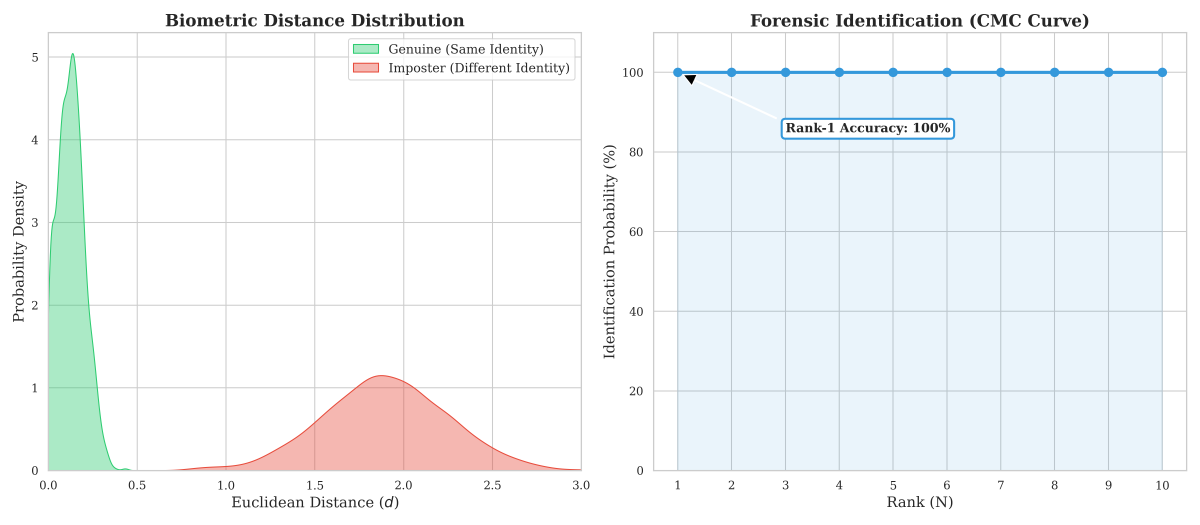
#> input picture performance_analysis.png, 4800 x 2100 px (shown at 1/4 size)
$ python -i augment.py   (imports and definitions only)
#> lines starting #> are read from the running program, lines starting #| are printed output that depends on the picture
#> further down, picture is the input picture: shape (2100, 4800, 3); mean B, G, R 246.6, 245.3, 241.8
import numpy as np
import cv2
import random

def augment_image(img):
    # Resize to 224x224 if needed
    img = cv2.resize(img, (224, 224))
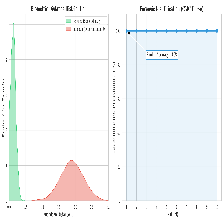
#> img: shape (224, 224, 3); mean of channels 0, 1, 2 246.9, 245.6, 242; drawn as B, G, R

    # Ensure grayscale
    if img.ndim == 3 and img.shape[-1] == 3:
        img = cv2.cvtColor(img, cv2.COLOR_BGR2GRAY)
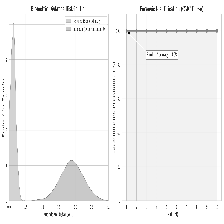
#> img: shape (224, 224); min 0, max 255, mean 244.7

    # Horizontal flip
    if random.random() < 0.5:
        img = cv2.flip(img, 1)

    # Small rotation
    angle = random.uniform(-10, 10)
    h, w = img.shape
#> h = 224; w = 224
    M = cv2.getRotationMatrix2D((w//2, h//2), angle, 1)
    img = cv2.warpAffine(img, M, (w, h))
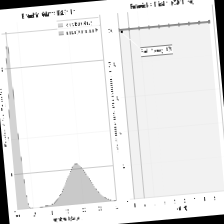
#> img: shape (224, 224); min 0, max 255, mean 234.3

    # Blur
    img = cv2.GaussianBlur(img, (3,3), 0)
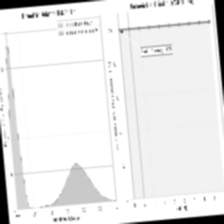
#> img: shape (224, 224); min 0, max 255, mean 234.4

    # Normalize to [0,1]
    img = img.astype(np.float32) / 255.0

    # Convert grayscale to RGB for MobileViT
    img = cv2.cvtColor((img*255).astype(np.uint8), cv2.COLOR_GRAY2RGB)  # shape (224,224,3)
#> img: shape (224, 224, 3)
    img = img.astype(np.float32) / 255.0

    return img

>>> import cv2
>>> picture = cv2.imread('../performance_analysis.png')
>>> result = augment_image(picture)
